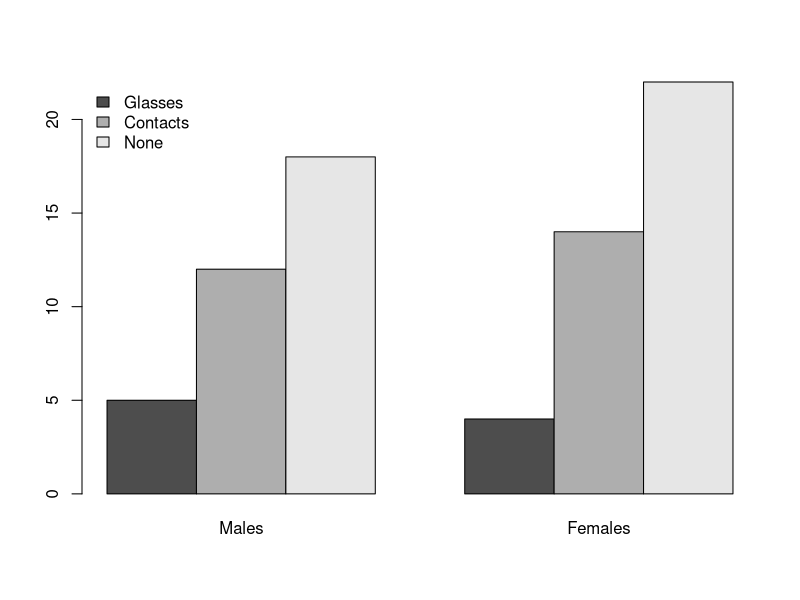
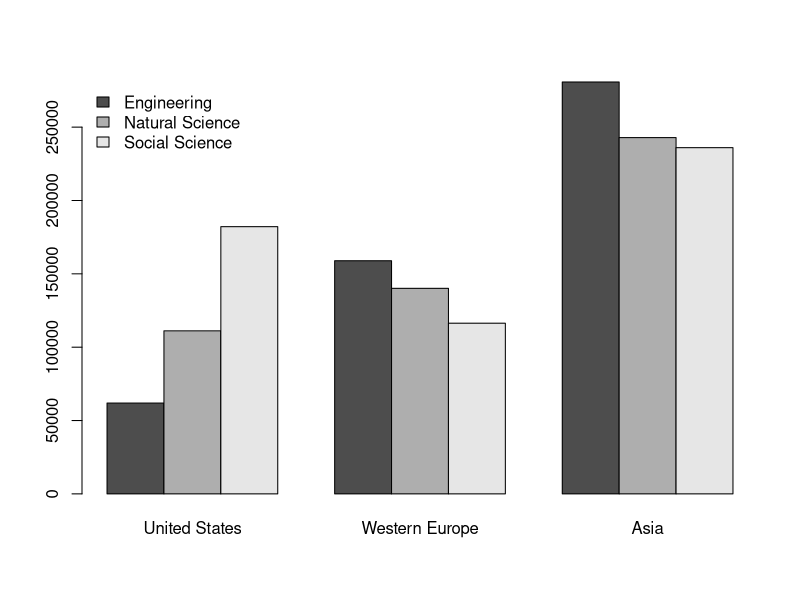

Recreate these plots in R, in order. (Note: this script raises an error after producing the figures.)
# Skills Quiz - Chi Squared

glasses <- cbind( Males = c(Glasses = 5, Contacts = 12, None = 18), Females = c(Glasses = 4, Contacts = 14, None = 22))
glasses
barplot(glasses, beside=TRUE, legend.text=TRUE, args.legend=list(x = "topleft", bty="n"))
chis.glasses <- chisq.test(glasses)
chis.glasses$expected 
chis.glasses
chis.glasses$residuals
mean(chis.glasses$expected)
chis.glasses$expected > 1

education <- cbind( `United States` = c(Engineering = 61941, `Natural Science` = 111158, `Social Science` = 182166), `Western Europe` = c(Engineering = 158931, `Natural Science` = 140126, `Social Science` = 116353), Asia = c(280772, 242879, 236018))
education
barplot(education, beside=TRUE, legend.text=TRUE, args.legend=list(x = "topleft", bty="n"))
chis.education <- chisq.test(education)
chis.education$expected 
chis.education
chis.education$residuals
mean(chis.education$expected)
chis.education$observed > 5

?InsectSprays
view(InsectSprays)
InsectSprays.aov <- aov(count ~ spray, data=InsectSprays) 
summary(InsectSprays.aov)
par(which=1:2)
plot(InsectSprays.aov, which=1)
qqPlot(InsectSprays.aov$residuals,
       main = "Q-Q Plot of Residuals",
       id = FALSE)
knitr::kable(favstats(count ~ spray, data = InsectSprays)[,c("spray","mean","sd","n")])











# Assessment Quiz

plot((Wind > 10) ~ Temp, data=airquality, xlab="Daily Average Temperature", ylab="Probability Daily Average Wind Speed (mph) > 10", main="La Guardia Airport Measurements in 1973")

air.glm <- glm(Wind > 10 ~ Temp + as.factor(Month), data=airquality, family=binomial)
summary(air.glm)
